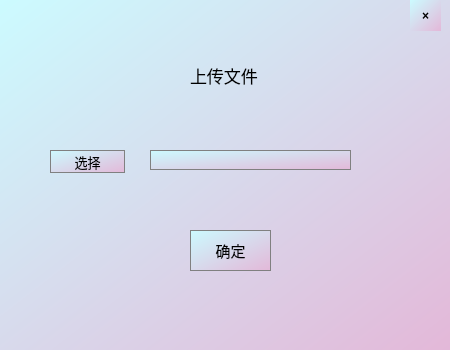
<?xml version="1.0" encoding="UTF-8"?>
<ui version="4.0">
 <class>FileSelect</class>
 <widget class="QWidget" name="FileSelect">
  <property name="geometry">
   <rect>
    <x>0</x>
    <y>0</y>
    <width>450</width>
    <height>350</height>
   </rect>
  </property>
  <property name="windowTitle">
   <string>Form</string>
  </property>
  <property name="styleSheet">
   <string notr="true">background-color: qlineargradient(spread:pad, x1:0, y1:0, x2:1.5, y2:1.5, stop:0 rgba(204,251,255, 255), stop:1 rgba(239,150,197, 255));

</string>
  </property>
  <widget class="QLabel" name="label">
   <property name="geometry">
    <rect>
     <x>190</x>
     <y>60</y>
     <width>81</width>
     <height>31</height>
    </rect>
   </property>
   <property name="font">
    <font>
     <family>幼圆</family>
     <pointsize>13</pointsize>
    </font>
   </property>
   <property name="styleSheet">
    <string notr="true">background:transparent;</string>
   </property>
   <property name="text">
    <string>上传文件</string>
   </property>
  </widget>
  <widget class="QPushButton" name="selectbtn">
   <property name="geometry">
    <rect>
     <x>50</x>
     <y>150</y>
     <width>75</width>
     <height>23</height>
    </rect>
   </property>
   <property name="font">
    <font>
     <family>幼圆</family>
     <pointsize>10</pointsize>
    </font>
   </property>
   <property name="styleSheet">
    <string notr="true">border:1px groove gray;</string>
   </property>
   <property name="text">
    <string>选择</string>
   </property>
  </widget>
  <widget class="QPushButton" name="confirmbtn">
   <property name="geometry">
    <rect>
     <x>190</x>
     <y>230</y>
     <width>81</width>
     <height>41</height>
    </rect>
   </property>
   <property name="font">
    <font>
     <family>幼圆</family>
     <pointsize>11</pointsize>
    </font>
   </property>
   <property name="styleSheet">
    <string notr="true">border:1px groove gray;</string>
   </property>
   <property name="text">
    <string>确定</string>
   </property>
  </widget>
  <widget class="QLineEdit" name="lineEdit">
   <property name="geometry">
    <rect>
     <x>150</x>
     <y>150</y>
     <width>201</width>
     <height>20</height>
    </rect>
   </property>
   <property name="styleSheet">
    <string notr="true">border:1px groove gray;</string>
   </property>
  </widget>
  <widget class="QToolButton" name="toolButton">
   <property name="geometry">
    <rect>
     <x>410</x>
     <y>0</y>
     <width>31</width>
     <height>31</height>
    </rect>
   </property>
   <property name="font">
    <font>
     <pointsize>9</pointsize>
     <weight>75</weight>
     <bold>true</bold>
    </font>
   </property>
   <property name="text">
    <string>×</string>
   </property>
   <property name="autoRaise">
    <bool>true</bool>
   </property>
  </widget>
 </widget>
 <resources/>
 <connections/>
</ui>
